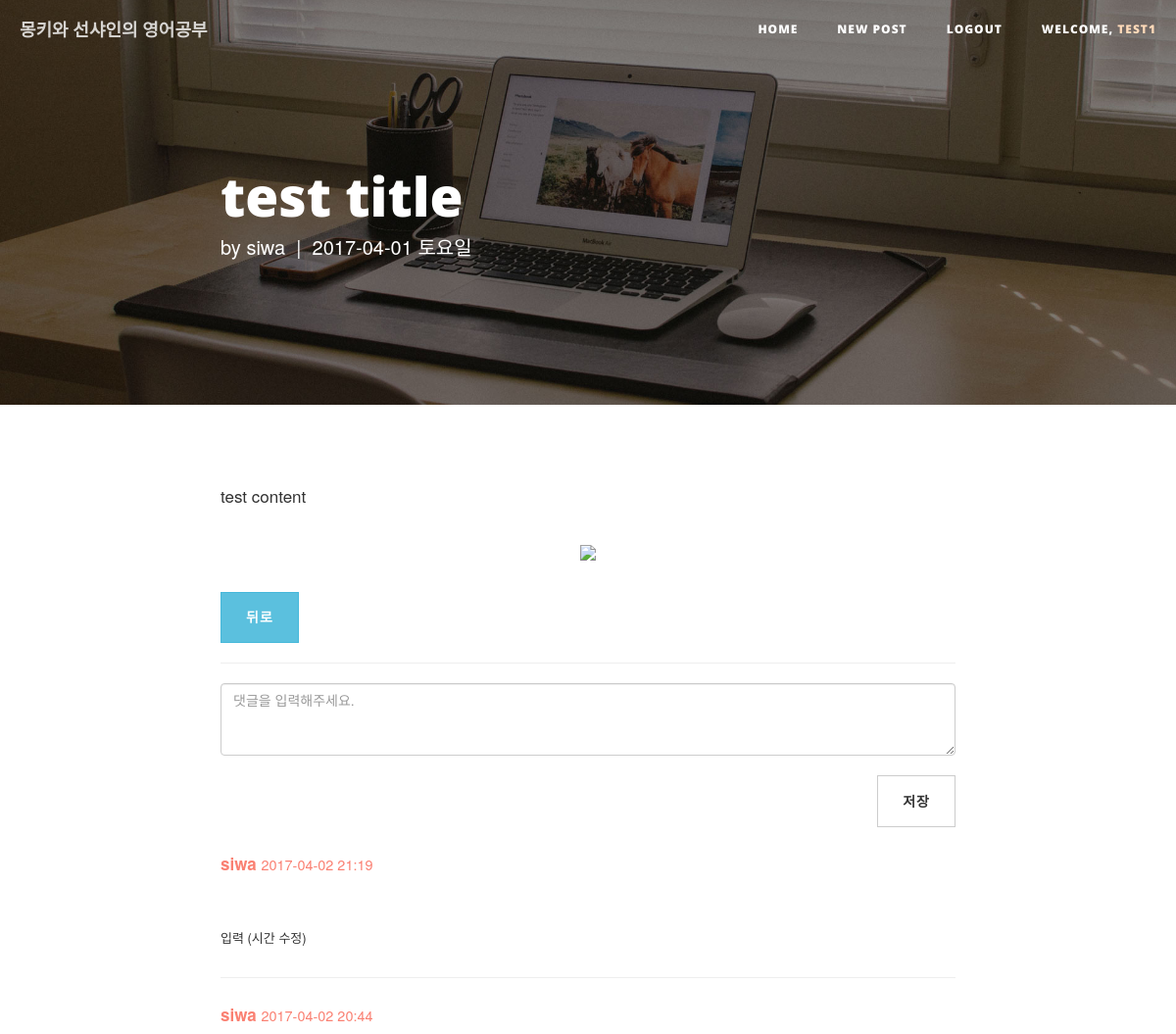
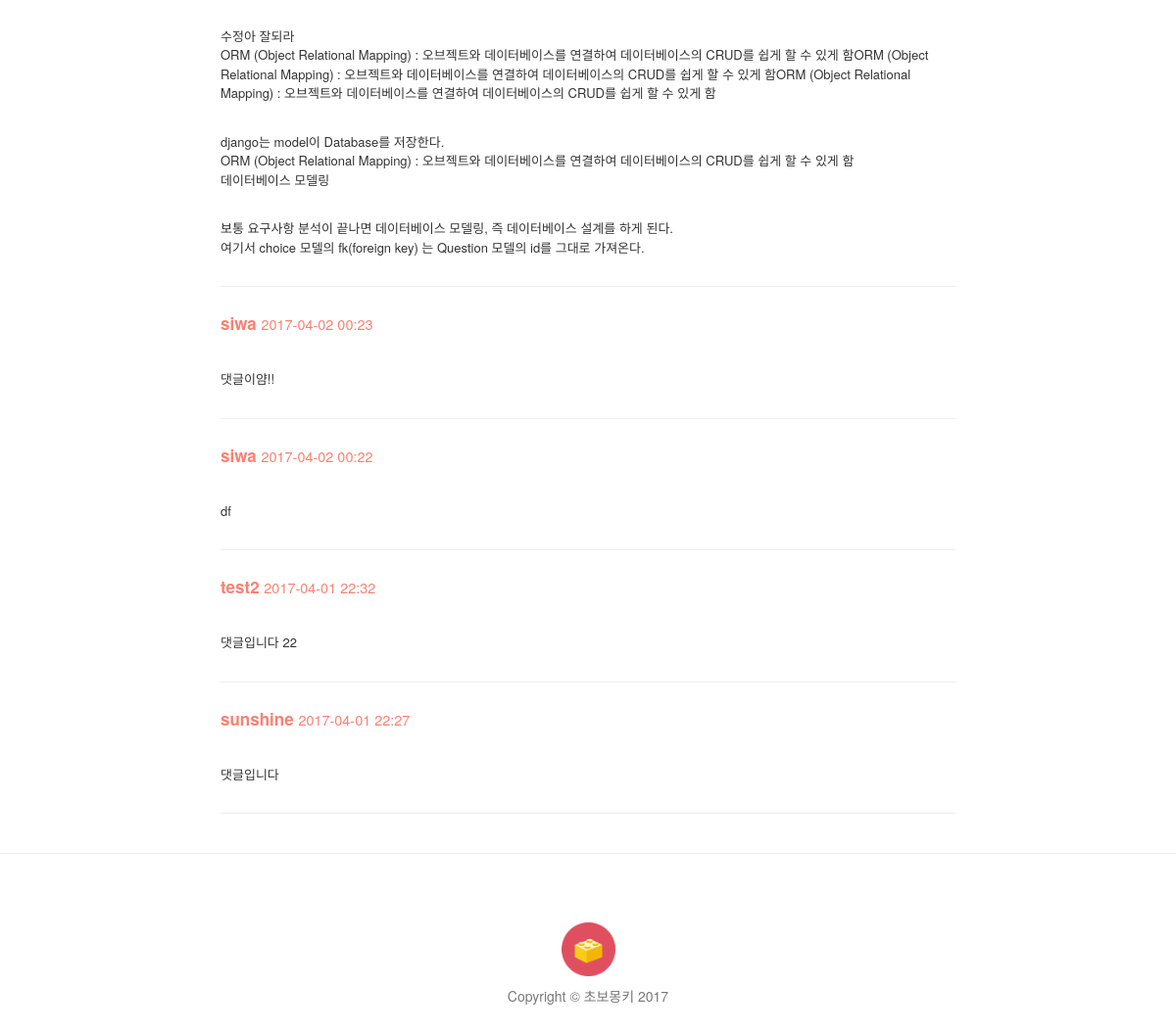
The page /post/65/ (signed in) on the database its author committed (2 pictures, top to bottom).
### study/models.py (models this page shows, shortened)
class Post(models.Model):
    author = models.ForeignKey('auth.User')
    title = models.CharField(max_length=200, verbose_name='제목')
    origin = models.CharField(max_length=200,  blank=True, null=True, verbose_name='원본 URL')
    video_url = models.CharField(max_length=100, blank=True, null=True, verbose_name='YouTube 링크')
    video_key = models.CharField(max_length=12, null=True, blank=True)
    video_time = models.IntegerField(null=True, blank=True)
    video_url2 = models.CharField(max_length=100, blank=True, null=True, verbose_name='YouTube 링크2')
    video_key2 = models.CharField(max_length=12, null=True, blank=True)
    video_time2 = models.IntegerField(null=True, blank=True)
    image = models.ImageField(upload_to = user_path, blank=True, verbose_name='이미지 추가', help_text='이미지를 추가할 수 있습니다. not required')
    cover_img = models.ImageField(upload_to = user_path, blank=True, verbose_name='커버 이미지', help_text='상단의 커버 이미지를 설정할 수 있습니다. not required')
    text = models.TextField(verbose_name='내용')
    created_date = models.DateTimeField(auto_now_add=True)
    class Meta:
        ordering = ['-created_date']

class Comment(models.Model):
    post = models.ForeignKey('study.Post', related_name='comments')
    author = models.ForeignKey('auth.User')
    text = models.TextField(verbose_name='')
    created_date = models.DateTimeField(auto_now_add=True)
    class Meta:
        ordering = ['-created_date']

### study/views.py (the view)
# urls.py: url(r'^post/(?P<pk>\d+)/$', views.post_detail, name='post_detail'),
def post_detail(request, pk):
    post = get_object_or_404(Post, pk=pk)
    if request.method == "POST":
        if request.user.is_anonymous():
            return redirect('login')
        form = CommentForm(request.POST)
        if form.is_valid():
            comment = form.save(commit=False)
            comment.author = request.user
            comment.post = post
            comment.save()
        return redirect('study:post_detail', pk=post.pk)
    else:
        form = CommentForm()
        return render(request, 'bsr/post_detail.html', {'post':post, 'form':form})

### study/forms.py
class CommentForm(forms.ModelForm):
    class Meta:
        model = Comment
        fields = ('text',)
        widgets = {
            'text' : forms.Textarea(attrs={'class': 'form-control', 'rows': 3, 'placeholder': '댓글을 입력해주세요.'}),
        }

### study/templates/bsr/post_detail.html (shortened to what this page needs)
{% extends 'bsr/base.html' %}
{% load staticfiles %}
{% load staticfiles %}
{% block heading %}
{% if post.cover_img %}
<header class="intro-header" style="background-image: url('{{post.cover_img.url}}')">
{% else %}
<header class="intro-header" style="background-image: url('{% static 'bsr/img/home-bg.jpg' %}')">
{% endif %}
    <div class="container">
        <div class="row">
            <div class="col-lg-8 col-lg-offset-2 col-md-10 col-md-offset-1">
              <div class="post-heading">
                <a class="heading" href="/">
                  <h1>{{post.title}}</h1>
                </a>
                  <span class="meta">by <a href="#">{{post.author}}</a>&nbsp;&nbsp;|&nbsp;&nbsp;{{ post.created_date | date:"Y-m-d D" }}</span>
              </div>
            </div>
        </div>
    </div>
</header>
{% endblock %}
{% block content %}
  <p>
  {% autoescape off %}
  {{post.text|linebreaksbr }}
  {% endautoescape %}
{% if post.image %}
<p class="post-img"><img src="{{ post.image.url }}"></p>
{% endif %}
  </p>
    <a href="{% url 'study:post_list' %}">
      <button type="button" class="btn btn-info">뒤로</button>
    </a>
    <hr>
    <form class="" action="" method="post">
      {{ form }}
        {% if form_edit %}
        {% else %}
        <button class="btn btn-default btn-xs comment-save" type="submit">저장</button>
        {% endif %}
    </form>
    {% for comment in post.comments.all %}
      {% if comment.id == pk %}
      <div class="comment">
        <form class="" action="" method="post">
          {% csrf_token %}
          <div class="comment-info">
              <strong>{{ comment.author }}</strong>
              <small>{{ comment.created_date | date:'Y-m-d H:i' }}</small>
              <button class="comment_save" type="submit"><img src="{% static 'bsr/img/edit.png' %}" class="comment_edit" alt="comment_edit_save"></button>
          </div>
            {{ form_edit }}
          </form>
      </div>
      <hr>
      {% else %}
      <div class="comment">
          <div class="comment-info">
              <strong>{{ comment.author }}</strong>
              <small>{{ comment.created_date | date:'Y-m-d H:i' }}</small>
          </div>
          {% autoescape off %}
          <p>{{ comment.text|linebreaks}}</p>
          {% endautoescape %}
      </div>
      <hr>
      {% endif %}
    {% endfor %}
  </div>
{% endblock %}

### study/templates/bsr/base.html (shortened to what this page needs)
<!DOCTYPE html>
{% load staticfiles %}
<html>
<head>
    <link href="{% static 'bsr/vendor/bootstrap/css/bootstrap.min.css' %}" rel="stylesheet">
    <link href="{% static 'bsr/css/clean-blog.css' %}" rel="stylesheet">
    <link href="{% static 'bsr/vendor/font-awesome/css/font-awesome.min.css' %}" rel="stylesheet" type="text/css">
</head>
<body>
    <nav class="navbar navbar-default navbar-custom navbar-fixed-top">
        <div class="container-fluid">
            <div class="navbar-header page-scroll">
                <a class="navbar-brand" href="{% url 'study:post_list' %}">몽키와 선샤인의 영어공부</a>
            </div>
            <div class="collapse navbar-collapse" id="bs-example-navbar-collapse-1">
                <ul class="nav navbar-nav navbar-right">
                    <li>
                        <a href="{% url 'study:post_list' %}">Home</a>
                    </li>
                    <li>
                        <a href="{% url 'study:post_new' %}">New Post</a>
                    </li>
                    <li>
                        {% if user.is_active %}
                        <a href="{% url 'logout' %}">Logout</a>
                        {% else %}
                        <a href="{% url 'login' %}">Login</a>
                        {% endif %}
                    </li>
                    {% if user.is_authenticated %}
                        <li>
                            <a href="{% url 'study:post_list' %}">welcome, <span class='username'>{{ user.username }}</span></a>
                        </li>
                    {% endif %}
                </ul>
            </div>
        </div>
    </nav>
  {% block heading %}
  {% endblock %}
    <div class="container">
        <div class="row">
            <div class="col-lg-8 col-lg-offset-2 col-md-10 col-md-offset-1">
              {% block content %}
              {% endblock %}
            </div>
        </div>
    <hr>
    <footer>
        <div class="container">
            <div class="row">
                <div class="col-lg-8 col-lg-offset-2 col-md-10 col-md-offset-1">
                    <a class="footer" href="https://github.com/wayhome25"><img src="{% static 'bsr/img/profile-pic.png' %}" alt="로고" class="logo">
                    <p class="copyright text-muted">Copyright &copy; 초보몽키 2017</p></a>
                </div>
            </div>
        </div>
    </footer>
</body>
</html>

### study/static/bsr/css/clean-blog.css (style rules this page uses)
body { font-size: 17px; color: #333333; line-height: 2; }
p { line-height: 1.5; margin: 30px 0; }
h1, h2, h3, h4, h5, h6 { font-family: 'Open Sans', 'Helvetica Neue', Helvetica, Arial, sans-serif; font-weight: 800; }
a { color: #333333; }
.navbar-custom { position: absolute; top: 0; left: 0; width: 100%; z-index: 3; font-family: 'Open Sans', 'Helvetica Neue', Helvetica, Arial, sans-serif; }
.navbar-custom .navbar-brand { font-weight: 800; }
.navbar-custom .nav li a { text-transform: uppercase; font-size: 12px; font-weight: 800; letter-spacing: 1px; }
.post-img img { width: 100%; }
.post-img { text-align: center; }
@media only screen and (min-width: 768px) { .post-img img { width: 100%; } }
@media only screen and (min-width: 768px) { .navbar-custom { background: transparent; border-bottom: 1px solid transparent; } }
@media only screen and (min-width: 768px) { .navbar-custom .navbar-brand { color: white; padding: 20px; } }
@media only screen and (min-width: 768px) { .navbar-custom .nav li a { color: white; padding: 20px; } }
@media only screen and (min-width: 1170px) { .navbar-custom { -webkit-transition: background-color 0.3s; -moz-transition: background-color 0.3s; transition: background-color 0.3s; -webkit-transform: translate3d(0, 0, 0); -moz-transform: translate3d(0, 0, 0); -ms-transform: translate3d(0, 0, 0); -o-transform: translate3d(0, 0, 0); transform: translate3d(0, 0, 0); -webkit-backface-visibility: hidden; backface-visibility: hidden; } }
.intro-header { background-color: #777777; background: no-repeat center center; background-attachment: scroll; -webkit-background-size: cover; -moz-background-size: cover; background-size: cover; -o-background-size: cover; margin-bottom: 50px; }
.intro-header .site-heading, .intro-header .post-heading, .intro-header .page-heading { padding: 100px 0 50px; color: white; }
@media only screen and (min-width: 768px) { .intro-header .site-heading, .intro-header .post-heading, .intro-header .page-heading { padding: 150px 0; } }
.intro-header .post-heading h1 { font-size: 35px; }
.intro-header .post-heading .subheading, .intro-header .post-heading .meta { line-height: 1.1; display: block; }
.intro-header .post-heading .meta { font-weight: 300; font-size: 20px; }
.intro-header .post-heading .meta a { color: white; }
@media only screen and (min-width: 768px) { .intro-header .post-heading h1 { font-size: 55px; } }
footer { padding: 50px 0 65px; }
footer .copyright { font-size: 14px; text-align: center; margin-bottom: 0; }
.btn { font-family: 'Open Sans', 'Helvetica Neue', Helvetica, Arial, sans-serif; text-transform: uppercase; font-size: 14px; font-weight: 800; letter-spacing: 1px; border-radius: 0; padding: 15px 25px; }
body { -webkit-tap-highlight-color: #0085A1; }
.logo { display: block; margin-left: auto; margin-right: auto; width: 55px; }
.copyright { margin-top: 10px; }
.heading { color: white; }
.comment { margin-top: 15px; clear: both; }
.comment-save { float: right; margin-top: 20px; margin-bottom: 20px; }
.comment p { font-size: 13px }
.comment-info { color: salmon; }
.username { color: PeachPuff ; }

### rows shown on the page
Post: title "test title", author "siwa", created_date "2017-04-01 토요일", text "test content"
Comment: author "siwa", created_date "2017-04-02 21:19", text "입력 (시간 수정)"
Comment: author "siwa", created_date "2017-04-02 20:44", text "수정아 잘되라 ORM (Object Relational Mapping) : 오브젝트와 데이터베이스를 연결하여 데이터베이스의 CRUD를 쉽게 할 수 있게 함ORM (Object Relational Mapping) : 오브젝트와 데이터베이스를 연결하여 데이터베이스의 CRUD를 쉽게 할 수 있게 함ORM (Object Relational Mapping) : 오브젝트와 데이터베이스를 연결하여 데이터베이스의 CRUD를 쉽게 할 수 있게 함 django는 model이 Database를 저장한다. ORM (Object Relational Mapping) : 오브젝트와 데이터베이스를 연결하여 데이터베이스의 CRUD를 쉽게 할 수 있게 함 데이터베이스 모델링 보통 요구사항 분석이 끝나면 데이터베이스 모델링, 즉 데이터베이스 설계를 하게 된다. 여기서 choice 모델의 fk(foreign key) 는 Question 모델의 id를 그대로 가져온다."
Comment: author "siwa", created_date "2017-04-02 00:23", text "댓글이얌!!"
Comment: author "siwa", created_date "2017-04-02 00:22", text "df"
Comment: author "test2", created_date "2017-04-01 22:32", text "댓글입니다 22"
Comment: author "sunshine", created_date "2017-04-01 22:27", text "댓글입니다"

### other values the page prints
{{ user.username }} "TEST1"
